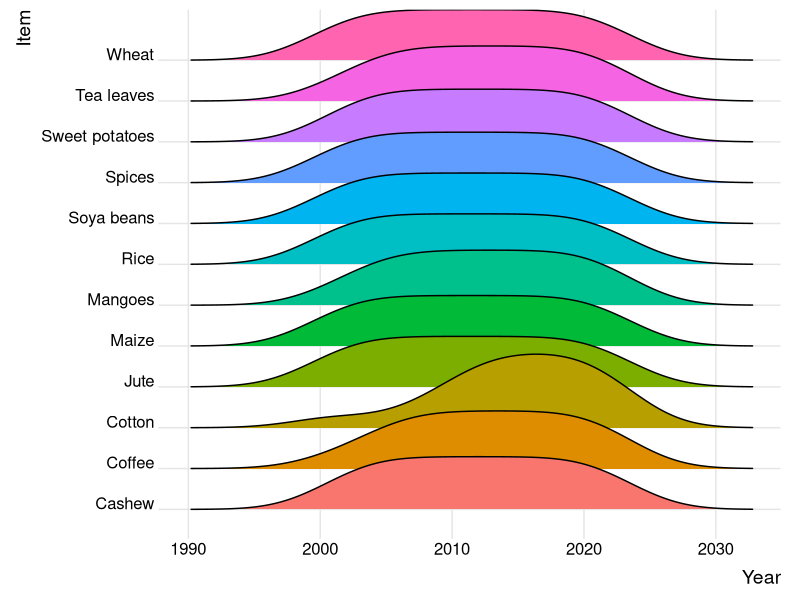
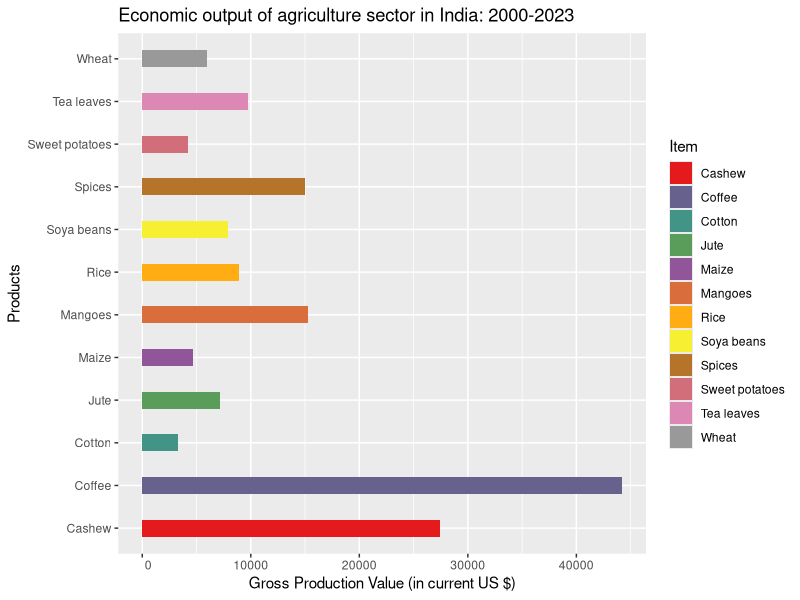

R code for these plots, in order:
# Library
library(tidyverse)
library(ggplot2)
library(RColorBrewer)
library(dplyr)
library(forcats)

df <- read_csv("FAOSTAT_Prices.csv")
head(df)



# library
library(ggridges)
library(ggplot2)
 
# Diamonds dataset is provided by R natively
#head(diamonds)
 
# basic example
ggplot(df, aes(x = Year, y = Item, fill = Item)) +
  geom_density_ridges() +
  theme_ridges() +
  theme(legend.position = "none")



# to extend a number of colors in RColorBrewer fixed palette
nb.cols <- length(unique(df$Item))
my_custom_colors <- colorRampPalette(brewer.pal(9, "Set1"))(nb.cols)

p<- ggplot(data = df, aes(x = Value, y = Item, fill = Item)) +
    geom_bar(stat="identity", alpha=1.0, width=.4) +
    labs(title = "Economic output of agriculture sector in India: 2000-2023", x = "Gross Production Value (in current US $)", y = "Products") +
    scale_x_continuous(labels = function(x) format(x, scientific = F, digits = 1)) +
#   scale_fill_brewer(palette = "Set1") +
    scale_fill_manual(values = my_custom_colors) +
#    coord_flip() +
#    xlab("") +
    theme_grey()
p
